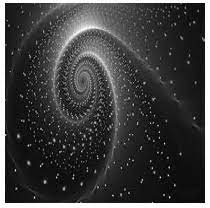
#> input picture DN1/image1.jpg, 210 x 208 px, found by its file name
$ python DN1.py
#> lines starting #> are read from the running program, lines starting #| are printed output that depends on the picture
import cv2

img1 = cv2.imread("DN1/image1.jpg")
#> img1 is the input picture: shape (208, 210, 3); min 0, max 255, mean 64.5
img2 = cv2.imread("DN1/image2.jpg")
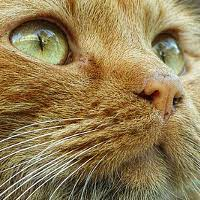
#> input picture DN1/image2.jpg, 200 x 200 px, found by its file name
#> img2 is the input picture: shape (200, 200, 3); mean B, G, R 84, 125.7, 146.6

img1= cv2.resize(img1, (200,200))
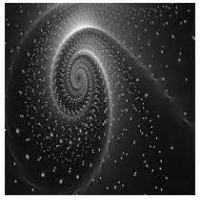
#> img1: shape (200, 200, 3); min 0, max 255, mean 64.4
img2= cv2.resize(img2, (200,200))
img3 = cv2.add(img1, img2)
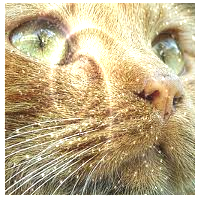
#> img3: shape (200, 200, 3); mean B, G, R 140.3, 176.5, 193.5

img4 = cv2.subtract(img3,img2)
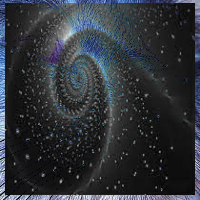
#> img4: shape (200, 200, 3); mean B, G, R 56.2, 50.7, 47

cv2.imshow("img1", img4)
cv2.waitKey(0)
cv2.destroyAllWindows()
